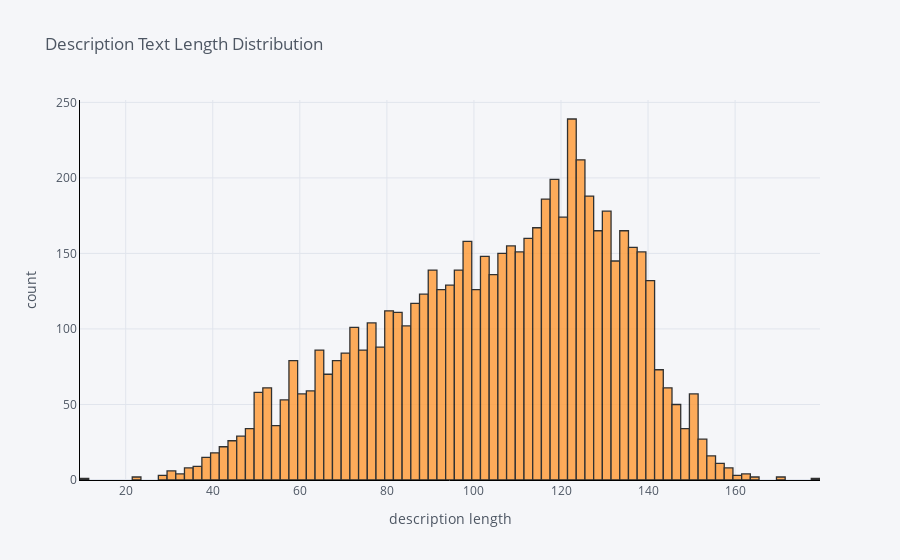

Notebook source saved alongside this figure:
### Code cell
pd.Series([len(descr) for descr in train_descr.loc[:, 'Product_Description']]).iplot(
    kind='hist',
    bins=100,
    xTitle='description length',
    linecolor='black',
    yTitle='count',
    title='Description Text Length Distribution')

### Figure 1 — Plotly figure (JSON) as saved in the notebook; plotly's stock layout.template omitted (floating-point values rounded to 4 significant figures; data arrays with more than 128 entries replaced by an {"elided": "..."} marker saying what was removed)
{"data": [{"histfunc": "count", "histnorm": "", "marker": {"color": "rgba(255, 153, 51, 1.0)", "line": {"color": "#000000", "width": 1.3}}, "nbinsx": 100, "opacity": 0.8, "orientation": "v", "type": "histogram", "x": {"elided": "6364 int values"}}], "layout": {"barmode": "overlay", "legend": {"bgcolor": "#F5F6F9", "font": {"color": "#4D5663"}}, "paper_bgcolor": "#F5F6F9", "plot_bgcolor": "#F5F6F9", "title": {"font": {"color": "#4D5663"}, "text": "Description Text Length Distribution"}, "xaxis": {"gridcolor": "#E1E5ED", "linecolor": "black", "showgrid": true, "tickfont": {"color": "#4D5663"}, "title": {"font": {"color": "#4D5663"}, "text": "description length"}, "zerolinecolor": "#E1E5ED"}, "yaxis": {"gridcolor": "#E1E5ED", "linecolor": "black", "showgrid": true, "tickfont": {"color": "#4D5663"}, "title": {"font": {"color": "#4D5663"}, "text": "count"}, "zerolinecolor": "#E1E5ED"}}}
